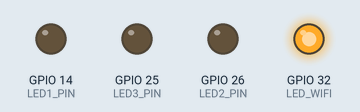
This sketch was run on a simulated ESP32. Shown: output pins drawn as LEDs (lit = HIGH). WiFi joins after 1.5 s; servers stay silent unless stated; what the sketch prints to the serial monitor is not drawn.

Above: at 0.1 s.
At 1.3 s:
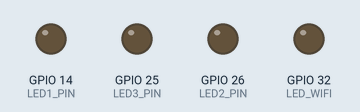
Timing chart, 0 to 2.8 s (numbered marks = the images above):
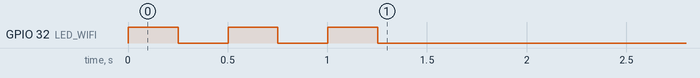

The sketch:

Arduinodigitaltwin.ino
```cpp
#include <WiFi.h>
#include <HTTPClient.h>

const char* ssid = "wifi_name";
const char* password = "wifi_code";

const char* serverUrl = "http://192.168..:8001/api/leds"; // Change to your PC IP & port


// GPIO pins for each LED
const int LED1_PIN = 14;
const int LED2_PIN = 26;
const int LED3_PIN = 25;
const int LED_WIFI = 32;

void setup() {
  Serial.begin(115200);

  pinMode(LED1_PIN, OUTPUT);
  pinMode(LED2_PIN, OUTPUT);
  pinMode(LED3_PIN, OUTPUT);
  pinMode(LED_WIFI, OUTPUT);

  // Start with LEDs off
  digitalWrite(LED1_PIN, LOW);
  digitalWrite(LED2_PIN, LOW);
  digitalWrite(LED3_PIN, LOW);

  WiFi.begin(ssid, password);
  Serial.print("Connecting to WiFi");
  while (WiFi.status() != WL_CONNECTED) {
    digitalWrite(LED_WIFI, HIGH);
    delay(250);
    Serial.print(".");
    digitalWrite(LED_WIFI, LOW);
    delay(250);
  }
  Serial.println("\nWiFi connected!");
}

void loop() {
  if (WiFi.status() == WL_CONNECTED) {
    HTTPClient http;
    http.begin(serverUrl);
    int httpCode = http.GET();

    if (httpCode > 0) {
      String payload = http.getString();
      Serial.println("Received: " + payload);

      // Parse JSON manually (simple parsing)
      bool led1On = payload.indexOf("\"led1\":\"on\"") > 0;
      bool led2On = payload.indexOf("\"led2\":\"on\"") > 0;
      bool led3On = payload.indexOf("\"led3\":\"on\"") > 0;

      digitalWrite(LED1_PIN, led1On ? HIGH : LOW);
      digitalWrite(LED2_PIN, led2On ? HIGH : LOW);
      digitalWrite(LED3_PIN, led3On ? HIGH : LOW);

      Serial.print("LED1: ");
      Serial.println(led1On ? "ON" : "OFF");
      Serial.print("LED2: ");
      Serial.println(led2On ? "ON" : "OFF");
      Serial.print("LED3: ");
      Serial.println(led3On ? "ON" : "OFF");

    } else {
      Serial.println("HTTP GET failed");
    }
    http.end();
  } else {
    Serial.println("WiFi not connected");
  }

  delay(1000); // Wait 5 seconds before next check
}
```
